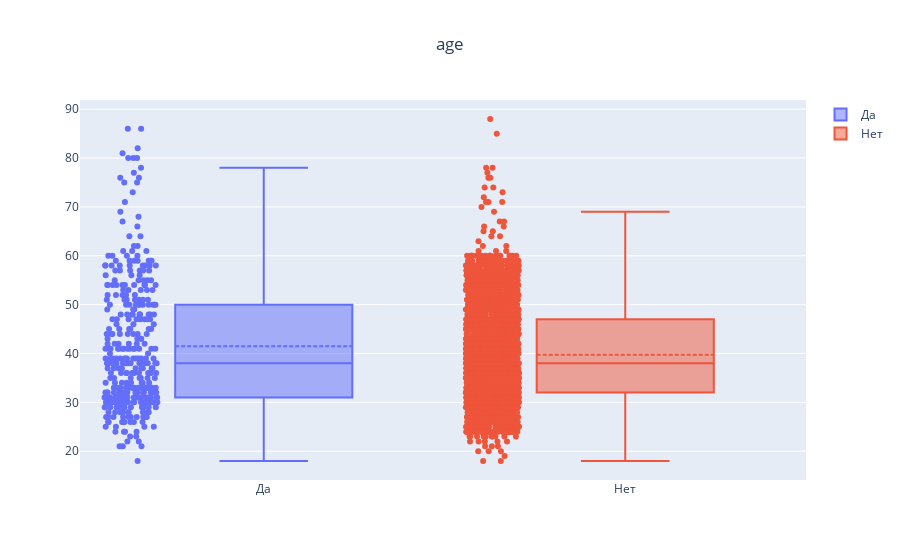
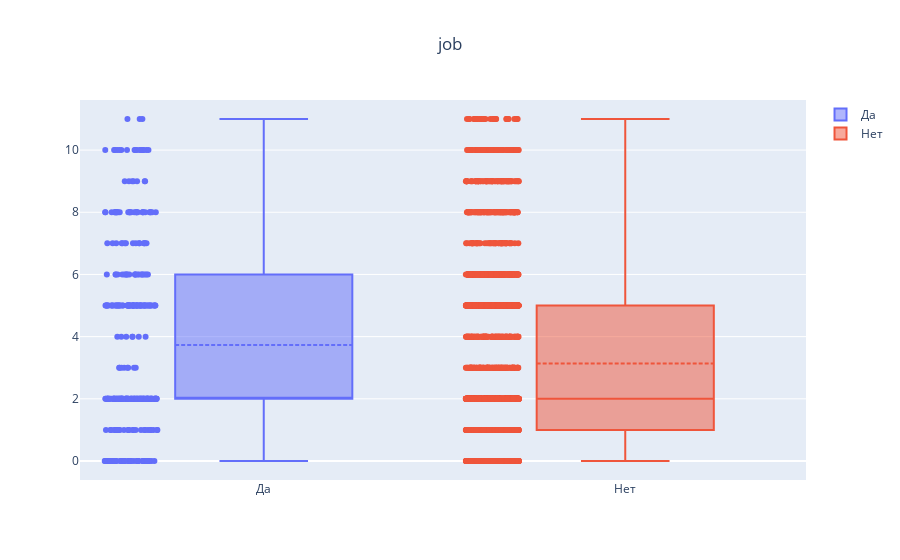
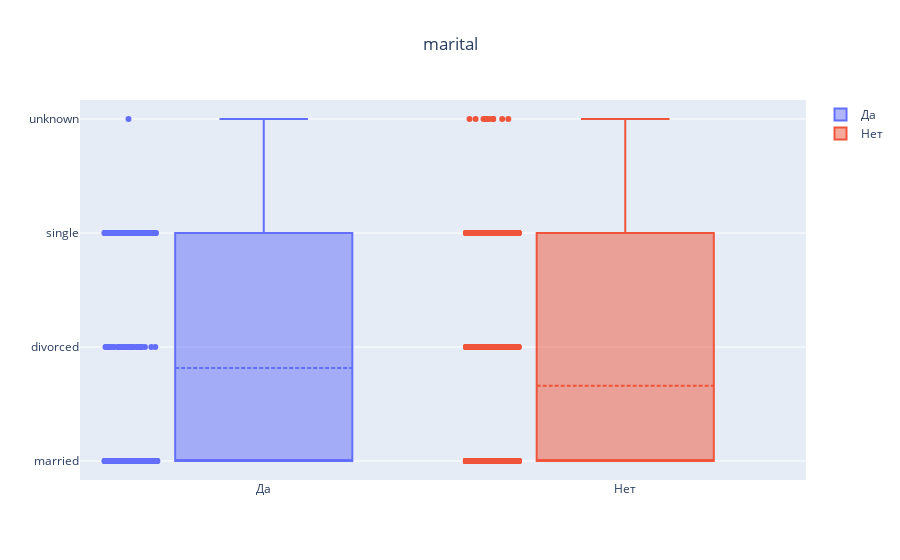
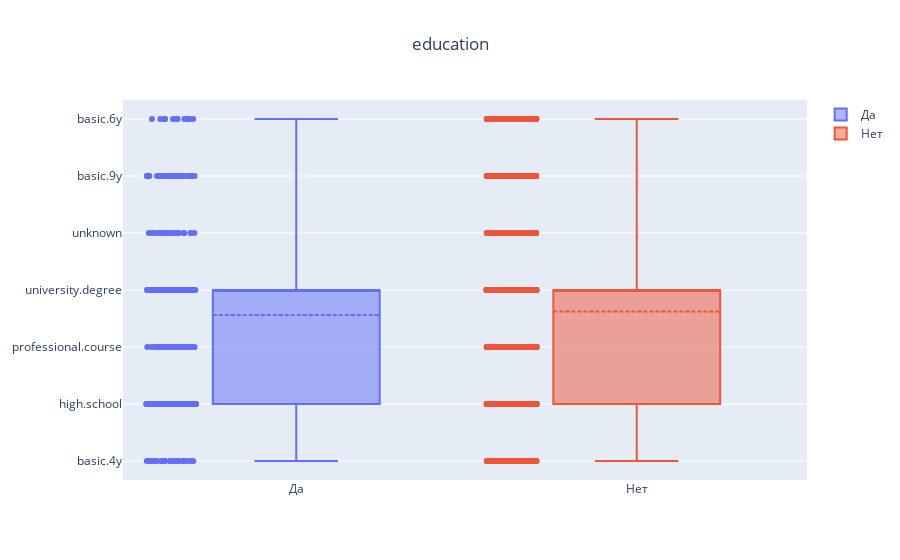

The code cell stored with these charts, in order, in its notebook:
### Code cell
for col in train.columns.values[:-1]:
    BoxPlBin(YesDF, NoDF, col)

### Figure 1 — Plotly figure (JSON) as saved in the notebook; plotly's stock layout.template omitted (floating-point values rounded to 4 significant figures; data arrays with more than 128 entries replaced by an {"elided": "..."} marker saying what was removed)
{"data": [{"boxmean": true, "boxpoints": "all", "name": "Да", "type": "box", "y": {"elided": "362 int values"}}, {"boxmean": true, "boxpoints": "all", "name": "Нет", "type": "box", "y": {"elided": "2860 int values"}}], "layout": {"title": {"text": "age", "x": 0.5}}}

### Figure 2 — Plotly figure (JSON) as saved in the notebook; plotly's stock layout.template omitted (floating-point values rounded to 4 significant figures; data arrays with more than 128 entries replaced by an {"elided": "..."} marker saying what was removed)
{"data": [{"boxmean": true, "boxpoints": "all", "name": "Да", "type": "box", "y": {"elided": "362 int values"}}, {"boxmean": true, "boxpoints": "all", "name": "Нет", "type": "box", "y": {"elided": "2860 int values"}}], "layout": {"title": {"text": "job", "x": 0.5}}}

### Figure 3 — Plotly figure (JSON) as saved in the notebook; plotly's stock layout.template omitted (floating-point values rounded to 4 significant figures; data arrays with more than 128 entries replaced by an {"elided": "..."} marker saying what was removed)
{"data": [{"boxmean": true, "boxpoints": "all", "name": "Да", "type": "box", "y": {"elided": "362 str values"}}, {"boxmean": true, "boxpoints": "all", "name": "Нет", "type": "box", "y": {"elided": "2860 str values"}}], "layout": {"title": {"text": "marital", "x": 0.5}}}

### Figure 4 — Plotly figure (JSON) as saved in the notebook; plotly's stock layout.template omitted (floating-point values rounded to 4 significant figures; data arrays with more than 128 entries replaced by an {"elided": "..."} marker saying what was removed)
{"data": [{"boxmean": true, "boxpoints": "all", "name": "Да", "type": "box", "y": {"elided": "362 str values"}}, {"boxmean": true, "boxpoints": "all", "name": "Нет", "type": "box", "y": {"elided": "2860 str values"}}], "layout": {"title": {"text": "education", "x": 0.5}}}
